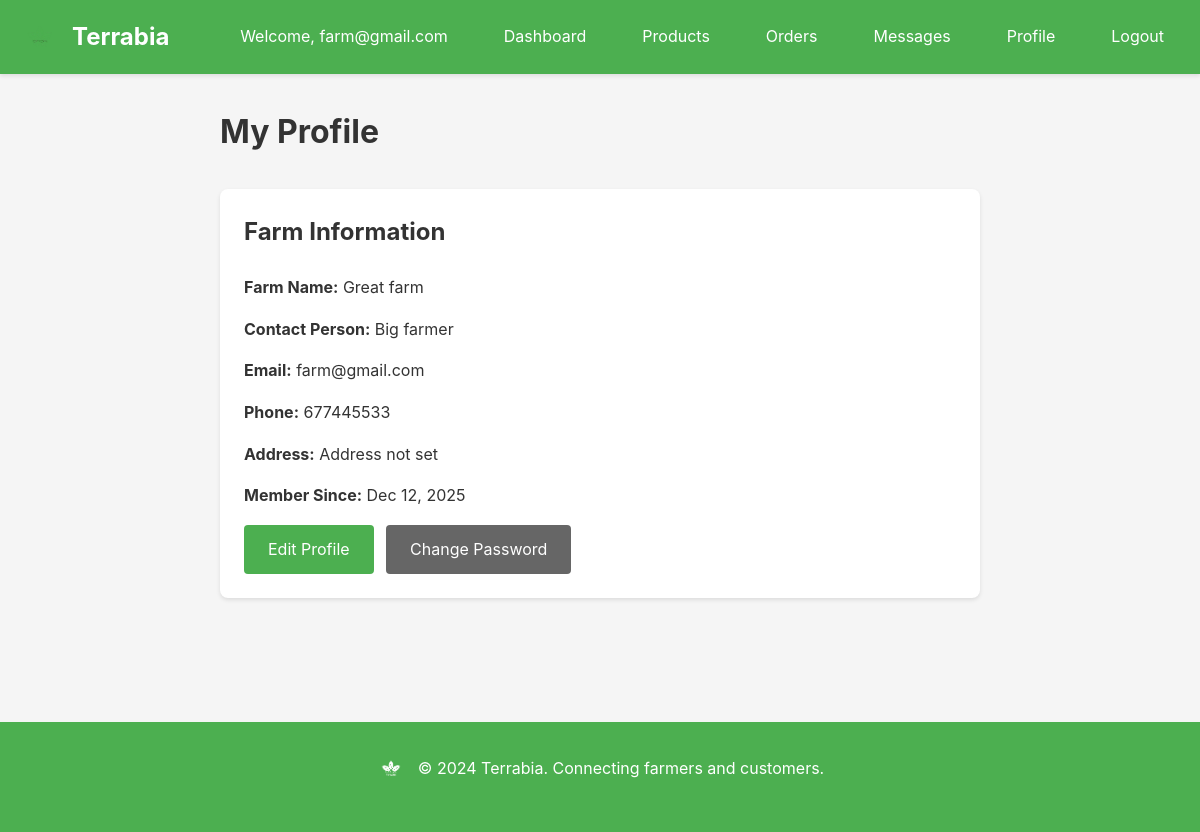
The app's page /farmer/profile/ (signed in) with its own data.
### accounts/models.py (models this page shows, shortened)
class User(AbstractUser):
    ROLE_CUSTOMER = "customer"
    ROLE_FARMER = "farmer"
    ROLE_ADMIN = "admin"
    ROLE_AGENCY = "delivery_agency"
    ROLE_CHOICES = [
        (ROLE_CUSTOMER, "Customer"),
        (ROLE_FARMER, "Farmer"),
        (ROLE_ADMIN, "Administrator"),
        (ROLE_AGENCY, "Delivery agency"),
    ]
    role = models.CharField(max_length=20, choices=ROLE_CHOICES, null=True, blank=True)

class FarmerProfile(models.Model):
    user = models.OneToOneField(User, on_delete=models.CASCADE, related_name='farmer_profile')
    farm_name = models.CharField(max_length=120)
    contact_person = models.CharField(max_length=120)
    phone = models.CharField(max_length=30)
    street = models.ForeignKey(Street, on_delete=models.SET_NULL, null=True, blank=True, related_name='farmers', help_text="Street/neighborhood where the farm is located")
    address_details = models.TextField(blank=True, help_text="Additional address details (farm location, etc.)")
    created_at = models.DateTimeField(auto_now_add=True)
    updated_at = models.DateTimeField(auto_now=True)
    @property
    def full_address(self):
        parts = []
        if self.street:
            parts.append(self.street.name)
        if self.address_details:
            parts.append(self.address_details)
        return ", ".join(parts) if parts else "Address not set"

### marketplace/farmer_views.py (the view)
# urls.py: path('profile/', farmer_views.farmer_profile, name='profile'),
@farmer_required
def farmer_profile(request):
    try:
        profile = request.user.farmer_profile
    except FarmerProfile.DoesNotExist:
        messages.error(request, "Profile not found.")
        return redirect('accounts:login')
    return render(request, 'accounts/farmer_profile.html', {'profile': profile})

### templates/accounts/farmer_profile.html (shortened to what this page needs)
{% extends 'base.html' %}
{% block content %}
<div class="container" style="max-width: 800px;">
    <h1 style="margin-bottom: 2rem;">My Profile</h1>
    <div class="card">
        <h2 style="margin-bottom: 1.5rem;">Farm Information</h2>
        <div style="margin-bottom: 1rem;">
            <strong>Farm Name:</strong> {{ profile.farm_name }}
        </div>
        <div style="margin-bottom: 1rem;">
            <strong>Contact Person:</strong> {{ profile.contact_person }}
        </div>
        <div style="margin-bottom: 1rem;">
            <strong>Email:</strong> {{ profile.user.email }}
        </div>
        <div style="margin-bottom: 1rem;">
            <strong>Phone:</strong> {{ profile.phone }}
        </div>
        <div style="margin-bottom: 1rem;">
            <strong>Address:</strong> {{ profile.full_address|default:"Not provided" }}
        </div>
        <div style="margin-bottom: 1rem;">
            <strong>Member Since:</strong> {{ profile.created_at|date:"M d, Y" }}
        </div>
        <a href="{% url 'farmer:profile_edit' %}" class="btn btn-primary">Edit Profile</a>
        <a href="{% url 'farmer:change_password' %}" class="btn btn-secondary" style="margin-left: 0.5rem;">Change Password</a>
    </div>
</div>
{% endblock %}

### templates/base.html (shortened to what this page needs)
<!DOCTYPE html>
<html lang="en">
<head>
    {% load static %}
    <link rel="stylesheet" href="{% static 'css/main.css' %}">
</head>
<body>
    <nav class="navbar">
        <div class="container">
            <div class="nav-brand">
                <a href="{% url 'accounts:landing' %}" style="display: flex; align-items: center; gap: 0.75rem; text-decoration: none; color: var(--white);">
                    <img src="{% static 'images/logo.png' %}" alt="Terrabia Logo" style="height: 40px; width: auto;">
                    <span style="font-size: 1.5rem; font-weight: bold;">Terrabia</span>
                </a>
            </div>
            <div class="nav-menu">
                {% if user.is_authenticated %}
                    <span class="nav-user">Welcome, {{ user.username }}</span>
                    {% if user.role == 'customer' %}
                        <a href="{% url 'customer:home' %}">Home</a>
                        <a href="{% url 'orders:cart' %}">Cart</a>
                        <a href="{% url 'customer:orders' %}">Orders</a>
                        <a href="{% url 'customer:profile' %}">Profile</a>
                    {% elif user.role == 'farmer' %}
                        <a href="{% url 'farmer:dashboard' %}">Dashboard</a>
                        <a href="{% url 'farmer:products' %}">Products</a>
                        <a href="{% url 'farmer:orders' %}">Orders</a>
                        <a href="{% url 'messaging:farmer_messages' %}">Messages</a>
                        <a href="{% url 'farmer:profile' %}">Profile</a>
                    {% elif user.role == 'delivery_agency' %}
                        <a href="{% url 'agency:dashboard' %}">Dashboard</a>
                        <a href="{% url 'agency:deliveries' %}">Deliveries</a>
                        <a href="{% url 'messaging:agency_messages' %}">Messages</a>
                        <a href="{% url 'agency:profile' %}">Profile</a>
                    {% elif user.role == 'admin' %}
                        <a href="{% url 'platform_admin:dashboard' %}">Dashboard</a>
                        <a href="{% url 'platform_admin:users' %}">Users</a>
                        <a href="{% url 'platform_admin:agencies' %}">Agencies</a>
                        <a href="{% url 'platform_admin:payments' %}">Payments</a>
                    {% endif %}
                    <a href="{% url 'accounts:logout' %}">Logout</a>
                {% else %}
                    <a href="{% url 'accounts:join' %}">Get Started</a>
                    <a href="{% url 'accounts:login' %}">Sign In</a>
                {% endif %}
            </div>
        </div>
    </nav>
    <main class="main-content">
        {% block content %}{% endblock %}
    </main>
    <footer class="footer">
        <div class="container">
            <div style="display: flex; align-items: center; justify-content: center; gap: 0.75rem; margin-bottom: 1rem;">
                <img src="{% static 'images/logo.png' %}" alt="Terrabia Logo" style="height: 30px; width: auto; filter: brightness(0) invert(1);">
                <p style="margin: 0;">&copy; 2024 Terrabia. Connecting farmers and customers.</p>
            </div>
        </div>
    </footer>
</body>
</html>

### static/css/main.css (style rules this page uses)
* { margin: 0; padding: 0; box-sizing: border-box; }
:root { --terrabia-green: #4CAF50; --primary-color: #4CAF50; --secondary-color: #45a049; --accent-color: #66bb6a; --status-pending: #FF9800; --status-delivered: #4CAF50; --status-processing: #2196F3; --status-cancelled: #F44336; --status-completed: #4CAF50; --metric-sales: #4CAF50; --metric-orders: #2196F3; --metric-in-stock: #FF9800; --metric-out-of-stock: #F44336; --text-color: #333; --text-light: #666; --bg-color: #f5f5f5; --bg-light: #f9f9f9; --white: #ffffff; --border-color: #ddd; --success-color: #4CAF50; --error-color: #F44336; --warning-color: #FF9800; --info-color: #2196F3; }
body { font-family: -apple-system, BlinkMacSystemFont, 'Segoe UI', Roboto, 'Helvetica Neue', Arial, sans-serif; color: var(--text-color); background-color: var(--bg-color); line-height: 1.6; }
.container { max-width: 1200px; margin: 0 auto; padding: 0 20px; }
.navbar { background-color: var(--primary-color); color: var(--white); padding: 1rem 0; box-shadow: 0 2px 4px rgba(0,0,0,0.1); }
.navbar .container { display: flex; justify-content: space-between; align-items: center; }
.nav-brand a { color: var(--white); text-decoration: none; font-size: 1.5rem; font-weight: bold; display: flex; align-items: center; gap: 0.75rem; }
.nav-brand img { height: 40px; width: auto; display: block; }
.nav-menu { display: flex; gap: 1.5rem; align-items: center; }
.nav-menu a { color: var(--white); text-decoration: none; padding: 0.5rem 1rem; border-radius: 4px; transition: background-color 0.3s; }
.nav-user { color: var(--white); margin-right: 1rem; }
.main-content { min-height: calc(100vh - 200px); padding: 2rem 0; }
.card { background: var(--white); border-radius: 8px; padding: 1.5rem; margin-bottom: 1.5rem; box-shadow: 0 2px 4px rgba(0,0,0,0.1); }
.btn { display: inline-block; padding: 0.75rem 1.5rem; border: none; border-radius: 4px; cursor: pointer; text-decoration: none; font-size: 1rem; transition: all 0.3s; text-align: center; }
.btn-primary { background-color: var(--primary-color); color: var(--white); }
.btn-secondary { background-color: #666; color: var(--white); }
.footer { background-color: var(--primary-color); color: var(--white); padding: 2rem 0; text-align: center; margin-top: 3rem; }

### records on screen
User: username "farm@gmail.com"
FarmerProfile: farm_name "Great farm", contact_person "Big farmer", user.email "farm@gmail.com", phone "677445533", full_address "Address not set", created_at "Dec 12, 2025"
